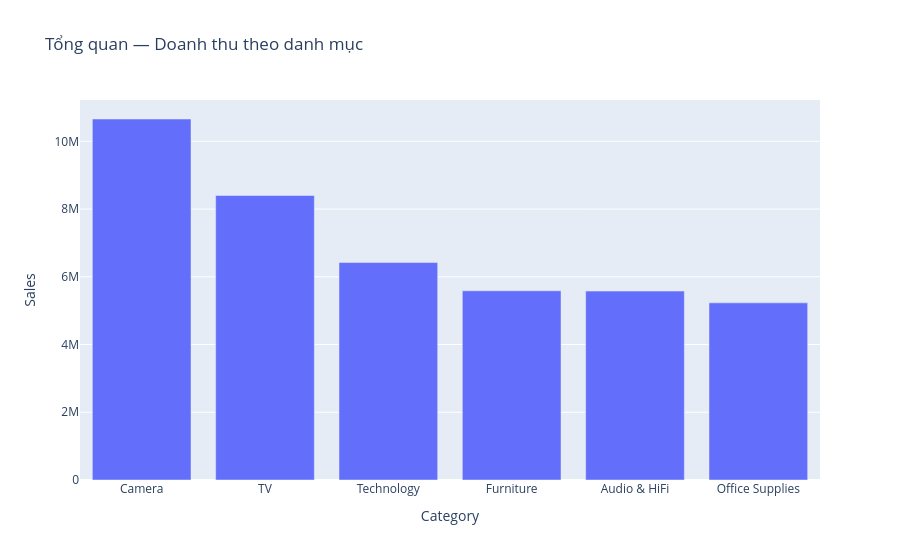

The notebook cell this image was saved under:
### Code cell
category_sales = orders.groupby('Category', as_index=False)['Sales'].sum().sort_values('Sales', ascending=False)
px.bar(category_sales, x='Category', y='Sales', title='Tổng quan — Doanh thu theo danh mục')

### Figure 1 — Plotly figure (JSON) as saved in the notebook; plotly's stock layout.template omitted (floating-point values rounded to 4 significant figures)
{"data": [{"hovertemplate": "Category=%{x}<br>Sales=%{y}<extra></extra>", "legendgroup": "", "marker": {"color": "#636efa", "pattern": {"shape": ""}}, "name": "", "orientation": "v", "showlegend": false, "textposition": "auto", "type": "bar", "x": ["Camera", "TV", "Technology", "Furniture", "Audio & HiFi", "Office Supplies"], "xaxis": "x", "y": [10660000.0, 8400000.0, 6420000.0, 5586000.0, 5578000.0, 5230000.0], "yaxis": "y"}], "layout": {"barmode": "relative", "legend": {"tracegroupgap": 0}, "title": {"text": "Tổng quan — Doanh thu theo danh mục"}, "xaxis": {"anchor": "y", "domain": [0, 1], "title": {"text": "Category"}}, "yaxis": {"anchor": "x", "domain": [0, 1], "title": {"text": "Sales"}}}}
